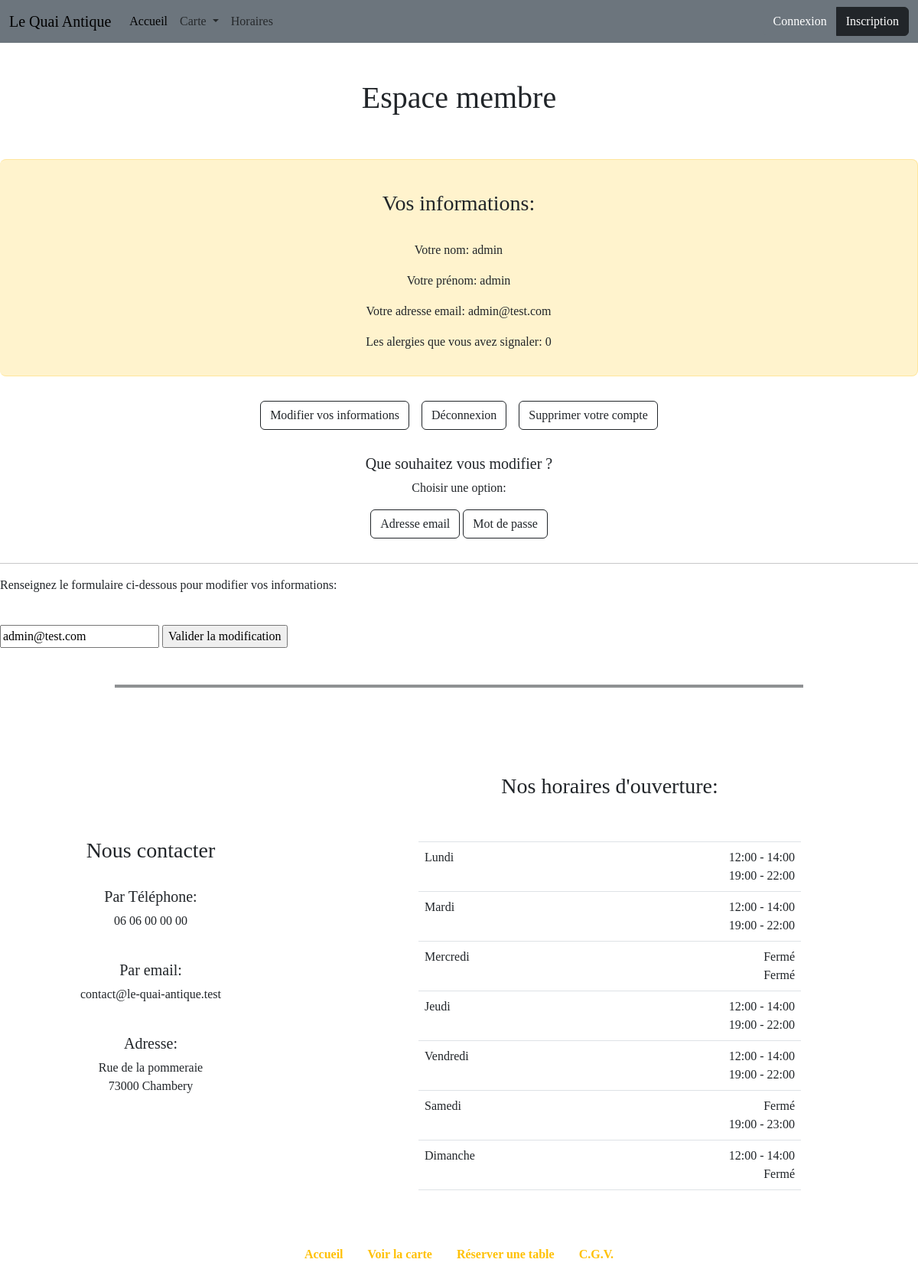
The app's page /php/member.php?modifier=mail (signed in) with its own data.
### tables this page shows
CREATE TABLE `membres` (
  `membre_id` int(11) NOT NULL,
  `nom` varchar(50) NOT NULL,
  `prenom` varchar(50) NOT NULL,
  `mdp` varchar(100) NOT NULL,
  `mail` varchar(100) NOT NULL,
  `alergies` int(11) NOT NULL,
  `type` varchar(6) NOT NULL
);

CREATE TABLE `horaires` (
  `horaire_id` int(1) NOT NULL,
  `lundi_midi` varchar(15) NOT NULL,
  `lundi_soir` varchar(15) NOT NULL,
  `mardi_midi` varchar(15) NOT NULL,
  `mardi_soir` varchar(15) NOT NULL,
  `mercredi_midi` varchar(15) NOT NULL,
  `mercredi_soir` varchar(15) NOT NULL,
  `jeudi_midi` varchar(15) NOT NULL,
  `jeudi_soir` varchar(15) NOT NULL,
  `vendredi_midi` varchar(15) NOT NULL,
  `vendredi_soir` varchar(15) NOT NULL,
  `samedi_midi` varchar(15) NOT NULL,
  `samedi_soir` varchar(15) NOT NULL,
  `dimanche_midi` varchar(15) NOT NULL,
  `dimanche_soir` varchar(15) NOT NULL
);

### php/member.php (the view, shortened to what this page needs)
<?php
$mail = $_SESSION['mail'];
include 'connect.php';
$req = mysqli_query($mysqli, "SELECT * FROM membres WHERE mail='$mail'");
$info = mysqli_fetch_assoc($req);
include 'header.php';
?>
<h1 class="text-center p-5">Espace membre</h1>
<div class="p-3 bg-warning-subtle bg-opacity-10 border border-warning-subtle border-start-0 rounded-3 text-center">
<h3 class="p-4">Vos informations:</h3>
<?php if ($req): ?>
<p>Votre nom: <?= $info['nom']; ?></p>
<p>Votre prénom: <?= $info['prenom']; ?></p>
<p>Votre adresse email: <?= $info['mail']; ?></p>
<p>Les alergies que vous avez signaler: <?= $info['alergies']; ?></p>
<?php endif; ?>
</div>
<div class="d-flex justify-content-center p-4">
<a class="p-2" href="member.php?modifier"><button type="button" class="btn btn-outline-dark">Modifier vos informations</button></a>
<a class="p-2" href="deconnexion.php"><button type="button" class="btn btn btn-outline-dark">Déconnexion</button></a>
<a class="p-2" href="member.php?supprimer"><button type="button" class="btn btn-outline-dark">Supprimer votre compte</button></a>
</div>
		<?php
	if (isset($_GET['modifier'])) {
		?>
		<div class="d-flex flex-column align-items-center">
			<h5>Que souhaitez vous modifier ?</h5>
			<p>Choisir une option:</p>
			<p>	<a href="member.php?modifier=mail"><button type="button" class="btn btn-outline-dark">Adresse email</button></a>
				<a href="member.php?modifier=mdp"><button type="button" class="btn btn-outline-dark">Mot de passe</button></a>
			</p>
		</div>
	<hr />
	<?php
	if ($_GET['modifier'] == "mail") {
		echo "<p>Renseignez le formulaire ci-dessous pour modifier vos informations:</p>";
		if (!isset($TraitementFini)) {
	?>
			<br>
			<form method="post" action="member.php?modifier=mail">
				<input type="email" name="mail" value="<?php echo $info['mail']; ?>" required>
				<input type="submit" name="valider" value="Valider la modification">
			</form>
		<?php
		}
	}
}
?>
<?php
include '../php/footer.php';
?>

### php/footer.php (shortened to what this page needs)
<?php
include 'connect.php';
$recupH = mysqli_query($mysqli, "SELECT lundi_midi, lundi_soir, mardi_midi, mardi_soir, mercredi_midi, mercredi_soir, jeudi_midi, jeudi_soir, vendredi_midi, vendredi_soir, samedi_midi, samedi_soir, dimanche_midi, dimanche_soir FROM horaires WHERE horaire_id = 1");
$horaire = mysqli_fetch_assoc($recupH);
?>
<footer id="hourly" class="footer mx-auto">
    <hr class="border border-dark border-2 opacity-50 w-75 mx-auto mt-5">
    <div class="d-flex flex-wrap justify-content-around align-items-center">
        <div class="address d-flex flex-column mt-4">
            <h3 class="text-center">Nous contacter</h3><br>
            <h5 class="text-center">Par Téléphone:</h5>
            <p class="text-center">06 06 00 00 00</p><br>
            <h5 class="text-center">Par email:</h5>
            <p class="text-center">contact@le-quai-antique.test</p><br>
            <h5 class="text-center">Adresse:</h5>
            <p class="text-center">Rue de la pommeraie<br>73000 Chambery</p>
        </div>
        <table class="table m-5">
            <thead>
                <tr>
                    <th scope="col" colspan="2" class="text-center p-5">
                        <h3>Nos horaires d'ouverture:</h3>
                    </th>
                </tr>
            </thead>
            <tbody>
                <tr>
                    <td>Lundi</td>
                    <td class="text-end"><?= $horaire['lundi_midi'] ?><br><?= $horaire['lundi_soir'] ?></td>
                </tr>
                <tr>
                    <td>Mardi</td>
                    <td class="text-end"><?= $horaire['mardi_midi'] ?><br><?= $horaire['mardi_soir'] ?></td>
                </tr>
                <tr>
                    <td>Mercredi</td>
                    <td class="text-end"><?= $horaire['mercredi_midi'] ?><br><?= $horaire['mercredi_soir'] ?></td>
                </tr>
                <tr>
                    <td>Jeudi</td>
                    <td class="text-end"><?= $horaire['jeudi_midi'] ?><br><?= $horaire['jeudi_soir'] ?></td>
                </tr>
                <tr>
                    <td>Vendredi</td>
                    <td class="text-end"><?= $horaire['vendredi_midi'] ?><br><?= $horaire['vendredi_soir'] ?></td>
                </tr>
                <tr>
                    <td>Samedi</td>
                    <td class="text-end"><?= $horaire['samedi_midi'] ?><br><?= $horaire['samedi_soir'] ?></td>
                </tr>
                <tr>
                    <td>Dimanche</td>
                    <td class="text-end"><?= $horaire['dimanche_midi'] ?><br><?= $horaire['dimanche_soir'] ?></td>
                </tr>
            </tbody>
        </table>
    </div>
    <ul class="feet nav justify-content-center p-3" style="font-weight: bold;">
        <li class="nav-item">
            <a class="nav-link link-warning link-offset-2 link-underline-opacity-25 link-underline-opacity-100-hover" href="../index.php">Accueil</a>
        </li>
        <li class="nav-item">
            <a class="nav-link link-warning link-offset-2 link-underline-opacity-25 link-underline-opacity-100-hover" href="menu.php">Voir la carte</a>
        </li>
        <li class="nav-item">
            <a class="nav-link link-warning link-offset-2 link-underline-opacity-25 link-underline-opacity-100-hover" href="reservation.php">Réserver une table</a>
        </li>
        <li class="nav-item">
            <a class="nav-link link-warning link-offset-2 link-underline-opacity-25 link-underline-opacity-100-hover" href="#">C.G.V.</a>
        </li>
    </ul>
</footer>
</body>
</html>

### css/style.css (style rules this page uses)
* { margin: 0; box-sizing: border-box; font-family: 'Faustina', serif; }
.content, .footer { max-width: 1400px; }
.table { max-width: 500px; }

### records on screen
membres: nom "admin", prenom "admin", mail "admin@test.com", alergies "0"
horaires: lundi_midi "12:00 - 14:00", lundi_soir "19:00 - 22:00", mardi_midi "12:00 - 14:00", mardi_soir "19:00 - 22:00", mercredi_midi "Fermé", mercredi_soir "Fermé", jeudi_midi "12:00 - 14:00", jeudi_soir "19:00 - 22:00", vendredi_midi "12:00 - 14:00", vendredi_soir "19:00 - 22:00", samedi_midi "Fermé", samedi_soir "19:00 - 23:00", dimanche_midi "12:00 - 14:00", dimanche_soir "Fermé"
